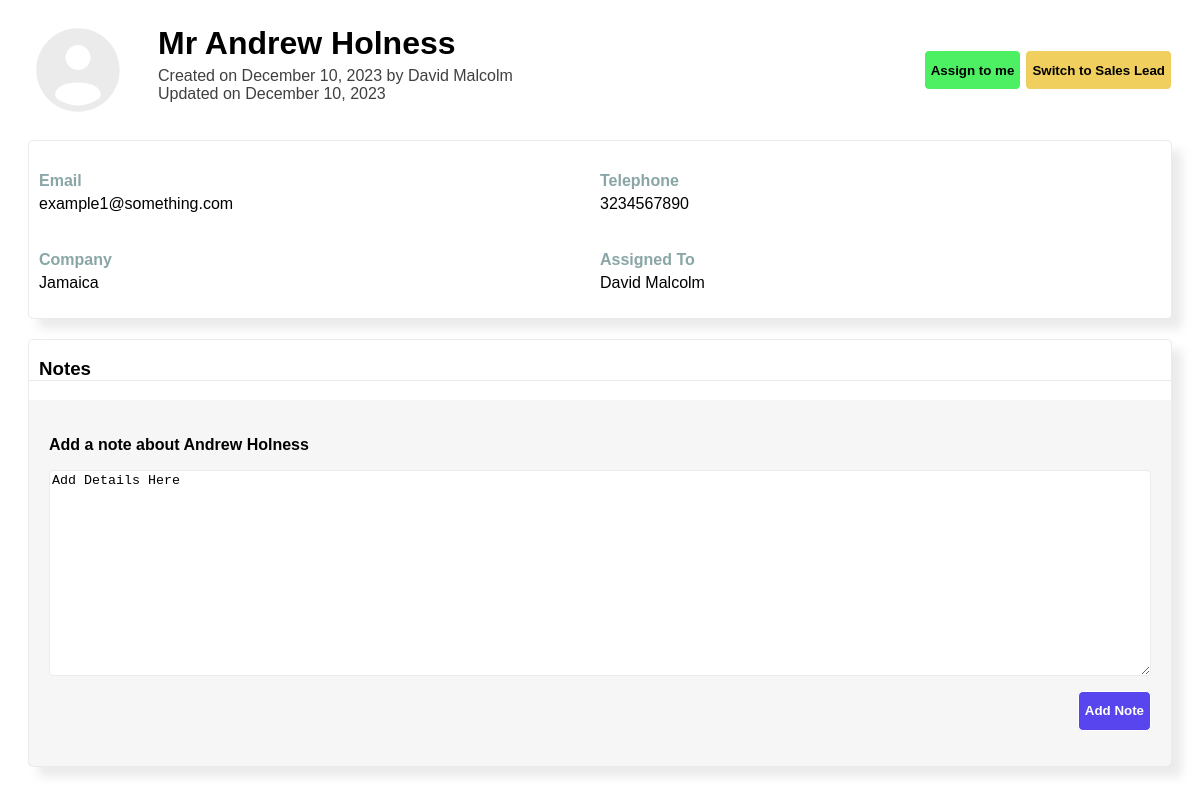
The page /contactDetail.php?mail=example1@something.com on the database its author committed.
### tables this page shows
CREATE TABLE `contacts` (
  `id` int(11) NOT NULL,
  `title` varchar(255) NOT NULL,
  `firstname` varchar(255) NOT NULL,
  `lastname` varchar(255) NOT NULL,
  `email` varchar(255) NOT NULL,
  `telephone` varchar(255) NOT NULL,
  `company` varchar(255) NOT NULL,
  `type` varchar(255) NOT NULL,
  `assigned_to` int(11) NOT NULL,
  `created_by` int(11) NOT NULL,
  `created_at` datetime NOT NULL,
  `updated_at` datetime NOT NULL
);

CREATE TABLE `users` (
  `id` int(11) NOT NULL,
  `firstname` varchar(255) NOT NULL,
  `lastname` varchar(255) NOT NULL,
  `password` varchar(255) NOT NULL,
  `email` varchar(255) NOT NULL,
  `role` varchar(255) NOT NULL,
  `created_at` datetime NOT NULL
);

### contactDetail.php (the view, shortened to what this page needs)
<?php
   $pdo = new PDO("mysql:host=localhost;dbname=dolphin_crm","root","");
   if (isset($_GET['mail'])){
    $email = $_GET['mail'];
   }
   $query = $pdo->prepare("SELECT id, firstname, lastname, email, title, telephone, type, company, assigned_to, created_by, DATE_FORMAT(created_at, '%m-%d-%Y') AS formatted_date, DATE_FORMAT(updated_at, '%m-%d-%Y') AS updated_date FROM contacts where email = :email");
   $query->bindParam(':email', $email);
   if ($query->execute()){
      if ($rows = $query->fetch(PDO::FETCH_ASSOC)) {
           $person = array(
                'id' => $rows['id'],
               'company' => $rows['company'],
               'title' => $rows['title'],
               'name' => $rows['firstname'] . " " . $rows['lastname'],
               'email' => $rows['email'],
               'type' => $rows['type'],
               'creater' => $rows['created_by'],
               'created' => $rows['formatted_date'],
               'updated' => $rows['updated_date'],
               'tele' => $rows['telephone'],
               'assign' => $rows['assigned_to']
           );
       }
   }
   $upperquery = $pdo->prepare("SELECT firstname, lastname FROM users where id = :id");
   $upperquery->bindParam(':id', $person['creater']);
   if ($upperquery->execute()){
      if ($rows = $upperquery->fetch(PDO::FETCH_ASSOC)) {
           $manager = array(
               'name' => $rows['firstname'] . " " . $rows['lastname'],
           );
       }
   }
   $lowerquery = $pdo->prepare("SELECT firstname, lastname FROM users where id = :id");
   $lowerquery->bindParam(':id', $person['assign']);
   if ($lowerquery->execute()){
      if ($rows = $lowerquery->fetch(PDO::FETCH_ASSOC)) {
           $assign = array(
               'name' => $rows['firstname'] . " " . $rows['lastname'],
           );
       }
   }
   $dateTimeUpdated = DateTime::createFromFormat('m-d-Y', $person['updated']);
   if ($dateTimeUpdated !== false) {
       $person['updated'] = $dateTimeUpdated->format('F j, Y');
   }
   $dateTimeCreated = DateTime::createFromFormat('m-d-Y', $person['created']);
   if ($dateTimeCreated !== false) {
       $person['created'] = $dateTimeCreated->format('F j, Y');
   }
?>
<!DOCTYPE html>
<html lang="en">
<head>
    <link rel="stylesheet" href="css/details.css">
</head>
<div id="toppings">
    <div id="Profile">
        <img src="img/user.svg" alt="Profile Picture" id="profilemg">
        <div>
            <h1><?=$person['title']?> <?=$person['name']?></h1>
            <p>Created on <?=$person['created']?> by <?=$manager['name']?></p>
            <p>Updated on <?=$person['updated']?></p>
        </div>
    </div>
    <div id="buttons">
        <button id="assign" onclick="assignMe(event)">Assign to me</button>
        <button id="switch" onclick="switchMe(event)">Switch to <?php echo (strpos($person['type'], "Support") !== false) ? "Sales Lead" : "Support"; ?></button>
    </div>
</div>
<div id="info">
    <div class="organ">
        <h4>Email</h4>
        <p id="emailer"><?=$person['email']?></p>
    </div>
    <div class="organ">
        <h4>
            Telephone
        </h4>
        <p><?=$person['tele']?></p>
    </div>
    <div class="organ">
        <h4>Company</h4>
        <p><?=$person['company']?></p>
    </div>
    <div class="organ">
        <h4>Assigned To</h4>
        <p><?=$assign['name']?></p>
    </div>
</div>
<div id="notes">
    <h3>Notes</h3>
    <div id="noteAdder">
        <h4>Add a note about <?=$person['name']?></h4>
        <textarea type="text" id="text-box" >Add Details Here</textarea>
        <button id="addNote" onclick="notePress(event)">Add Note</button>
    </div>
</div>
</html>

### css/details.css (style rules this page uses)
#Profile p { color: #413f3f; font-family: Arial, Helvetica, sans-serif; margin: 0px; }
#Profile { display: grid; grid-template-columns: 130px 1fr; }
#Profile h1 { margin: 5px 0px; padding: 0px; margin-bottom: 5px; font-family: Arial, Helvetica, sans-serif; }
#profilemg { width: 100px; }
#toppings { display: flex; justify-content: space-between; align-items: center; margin: 20px; }
#assign { height: 40px; color: black; background-color: #19ec35c4; border-radius: 5px; border: 1px solid white; font-family: Arial, Helvetica, sans-serif; font-weight: 600; background-position: 5px center; cursor: pointer; }
#switch { height: 40px; color: black; background-color: #ebba19b2; border-radius: 5px; border: 1px solid white; font-family: Arial, Helvetica, sans-serif; font-weight: 600; background-position: 5px center; cursor: pointer; }
#info { display: grid; grid-template-columns: 1fr 1fr; border: 1px solid #80808029; box-shadow: 10px 10px 10px #80808029; margin:20px; padding:10px; border-radius: 5px; }
.organ h4 { margin-bottom: 5px; font-family: Arial, Helvetica, sans-serif; color: rgba(22, 77, 77, 0.507); }
.organ p { margin-top: 0px; font-family: Arial, Helvetica, sans-serif; }
#notes { display: flex; flex-direction: column; margin:20px; border: 1px solid #80808029; border-radius: 5px; box-shadow: 10px 10px 10px #80808029; font-family: Arial, Helvetica, sans-serif; }
#notes h3 { border-bottom: 1px solid #80808029; padding-left: 10px; font-family: Arial, Helvetica, sans-serif; }
#addNote { height: 40px; color: white; background-color: #5945ED; border-radius: 5px; border: 1px solid white; font-family: Arial, Helvetica, sans-serif; font-weight: 600; background-position: 5px center; cursor: pointer; width: fit-content; justify-self: end; }
#text-box { border-radius: 5px; border: 1px solid #80808029; height:200px; margin: 0px; }
#noteAdder { display: grid; grid-template-rows: 50px 1fr 70px; gap:0px; align-items: center; padding:20px; background-color: #80808013; }

### rows shown on the page
contacts: title "Mr", email "example1@something.com", telephone "3234567890", company "Jamaica"
users: firstname+lastname "David Malcolm"

### other values the page prints
$person['name'] "Andrew Holness"
$person['created'] "December 10, 2023"
$person['updated'] "December 10, 2023"
